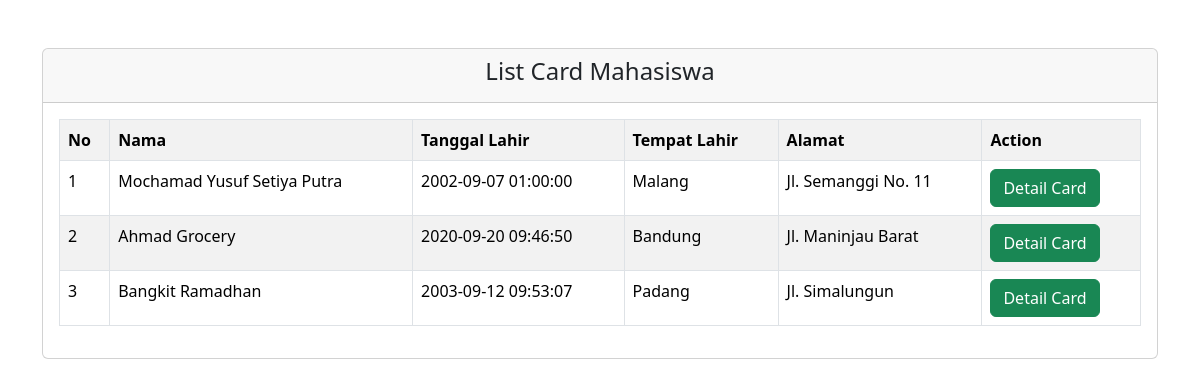
The page / on the database its author committed.
### tables this page shows
CREATE TABLE IF NOT EXISTS `users` (
  `id` int NOT NULL AUTO_INCREMENT,
  `name` varchar(255) NOT NULL,
  `date_birth` datetime DEFAULT NULL,
  `place_of_birth` varchar(100) DEFAULT NULL,
  `address` text,
  `photo` varchar(50) DEFAULT NULL,
  `created_at` timestamp NULL DEFAULT NULL,
  `updated_at` timestamp NULL DEFAULT NULL,
  PRIMARY KEY (`id`)
);

### application/controllers/Welcome.php (called while the page is built, shortened)
<?php
class Welcome extends CI_Controller
{
	public function __construct()
	{
		$this->load->helper('url');
		$this->load->model("users");
	}
	public function index()
	{
		$user = $this->users->view();
		$data = array(
			"user" => $user
		);
		$this->load->view('tugas', $data);
	}
}

### index.php (called while the page is built, shortened)
<?php
require_once BASEPATH.'core/CodeIgniter.php';

### application/models/users.php (called while the page is built, shortened)
<?php
class Users extends CI_Model
{
    public function view()
    {
        return $this->db->get('users')->result();
    }
}

### application/views/tugas.php (the view, shortened to what this page needs)
<!doctype html>
<html lang="en">
<head>
    <link href="https://cdn.jsdelivr.net/npm/bootstrap@5.3.2/dist/css/bootstrap.min.css" rel="stylesheet">
</head>
<body>
    <div class="container mt-5">
        <div class="card">
            <div class="card-header text-center">
                <h4>List Card Mahasiswa</h4>
            </div>
            <div class="card-body">
                <table class="table table-bordered table-striped">
                    <tr>
                        <th>No</th>
                        <th>Nama</th>
                        <th>Tanggal Lahir</th>
                        <th>Tempat Lahir</th>
                        <th>Alamat</th>
                        <th>Action</th>
                    </tr>
                    <?php
                    $no = 1;
                    foreach ($user as $value) : ?>
                        <tr>
                            <td><?= $no++; ?></td>
                            <td><?= $value->name; ?></td>
                            <td><?= $value->date_birth; ?></td>
                            <td><?= $value->place_of_birth; ?></td>
                            <td><?= $value->address; ?></td>
                            <td>
                                <a href="<?= site_url('welcome/detail/') . $value->id ?>" class="btn btn-success">Detail Card</a>
                            </td>
                        </tr>
                    <?php endforeach; ?>
                </table>
            </div>
        </div>
    </div>
</body>
</html>

### rows shown on the page
users: name "Mochamad Yusuf Setiya Putra", date_birth "2002-09-07 01:00:00", place_of_birth "Malang", address "Jl. Semanggi No. 11"
users: name "Ahmad Grocery", date_birth "2020-09-20 09:46:50", place_of_birth "Bandung", address "Jl. Maninjau Barat"
users: name "Bangkit Ramadhan", date_birth "2003-09-12 09:53:07", place_of_birth "Padang", address "Jl. Simalungun"
